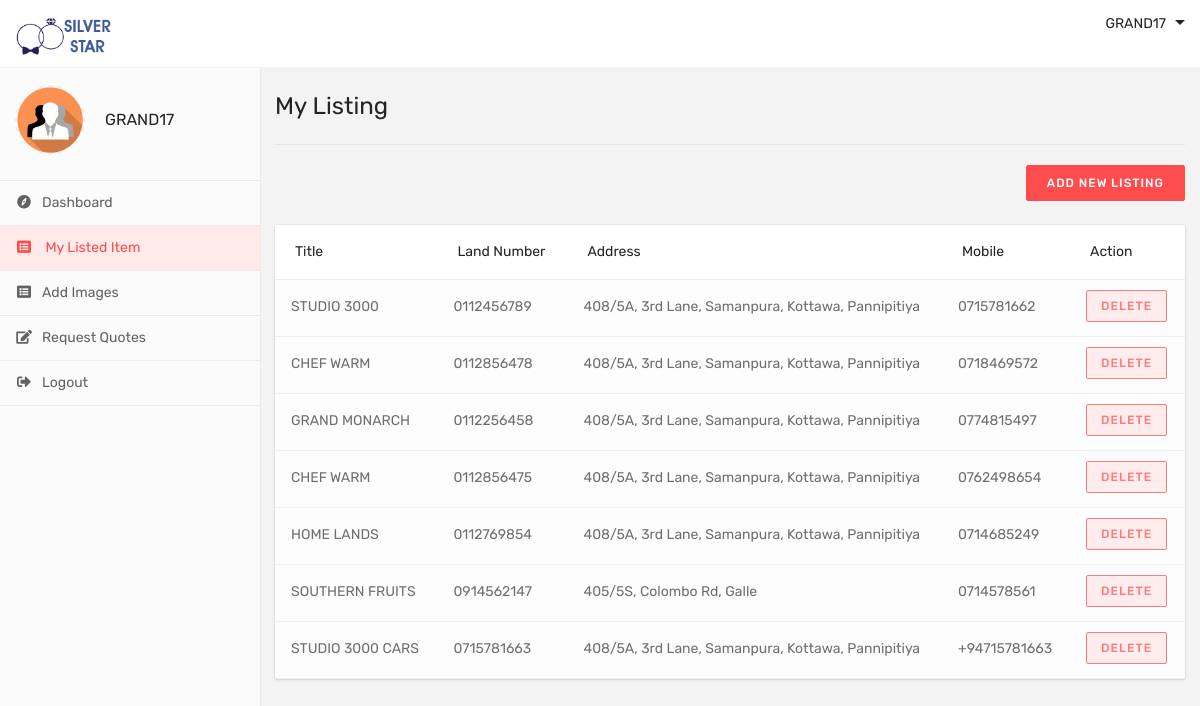
The page /vendor-dashboard-listing.php (signed in) on the database its author committed.
### tables this page shows
CREATE TABLE `newlisting` (
  `idnewlisting` int(10) UNSIGNED NOT NULL,
  `title` varchar(255) NOT NULL,
  `tel` varchar(45) NOT NULL,
  `address` longtext NOT NULL,
  `web` longtext NOT NULL,
  `descripton` longtext NOT NULL,
  `lat` varchar(45) NOT NULL,
  `longtitude` varchar(45) NOT NULL,
  `imageven` varchar(255) NOT NULL,
  `videolink` varchar(255) NOT NULL,
  `fb` varchar(255) NOT NULL,
  `twt` varchar(255) NOT NULL,
  `insta` varchar(255) NOT NULL,
  `regdate` varchar(45) NOT NULL,
  `approveflag` varchar(45) NOT NULL,
  `delflag` varchar(45) NOT NULL,
  `venid` varchar(45) NOT NULL,
  `mobileno` varchar(45) NOT NULL,
  `topflag` varchar(45) NOT NULL
);

### vendor-dashboard-listing.php (the view, shortened to what this page needs)
<!DOCTYPE html>
<html lang="en">
<head>
    <link href="css/bootstrap.min.css" rel="stylesheet">
    <link href="fontawesome/css/fontawesome-all.css" rel="stylesheet">
    <link href="fontello/css/fontello.css" rel="stylesheet">
    <link href="css/style.css" rel="stylesheet">
     <link rel="stylesheet" type="text/css" href="css/offcanvas.css">
</head>
<body class="body-bg">
    <div class="dashboard-header">
        <div class="container-fluid">
            <div class="row">
                <div class="col-xl-10 col-lg-10 col-md-8 col-sm-12 col-6">
                    <div class="header-logo">
                        <a href="index.php"><img src="images/logo1.png" style="width: 10%; height: 10%;" alt="Silver Star"></a>
                    </div>
                </div>
                <div class="col-xl-2 col-lg-2 text-right col-md-4 col-sm-12 col-6">
                    <div class="user-vendor">
                        <div class="dropdown">
                            <a class="dropdown-toggle" id="dropdownMenuButton" href="#" data-toggle="dropdown" aria-haspopup="true" aria-expanded="false">
                           <span class="user-icon"> <img src="" alt="" class="rounded-circle mb10"></span><span class="user-vendor-name"><?php echo $_SESSION["busname"]?></span>
                        </a>
                        </div>
                    </div>
                </div>
            </div>
        </div>
    </div>
    <div class="dashboard-wrapper">
        <div class="dashboard-sidebar offcanvas-collapse">
            <div class="vendor-user-profile" style="margin-top:10px;">
                <div class="vendor-profile-img">
                    <img src="./images/user-icon2.jpeg" alt="" class="rounded-circle"></div>
                <h2 class="vendor-profile-name" style="margin-top:20px;"><?php echo $_SESSION["busname"]?></h2>
            </div>
            <div class="dashboard-nav">
                <ul class="list-unstyled">
                    <li><a href="vendor-dashboard-overview.php"><span class="dash-nav-icon"><i class="fas fa-compass"></i></span>Dashboard</a></li>
                    <li class="active"><a href="vendor-dashboard-listing.php"><span class="dash-nav-icon"><i class="fas fa-list-alt"></i> </span> My Listed Item </a></li>
                    <li><a href="vendor-dashboard-add-images.php"><span class="dash-nav-icon"><i class="fas fa-list-alt"></i> </span>Add Images</a>
                    <li><a href="vendor-dashboard-request-quote.php"><span class="dash-nav-icon"><i class="fas fa-edit"></i></span>Request Quotes</a></li>
                    <li><a href="controller/logout.php"><span class="dash-nav-icon"><i class="fas fa-sign-out-alt"></i></span>Logout</a></li>
                </ul>
            </div>
        </div>
        <div class="dashboard-content">
            <div class="container">
                <div class="row">
                    <div class="col-xl-12 col-lg-12 col-md-12 col-sm-12 col-12">
                        <div class="dashboard-page-header">
                            <h3 class="dashboard-page-title">My Listing</h3>
                        </div>
                    </div>
                </div>
                <div class="row">
                    <div class="col-xl-12 col-lg-12 col-md-12 col-sm-12 col-12 text-right mb20">
                        <a href="vendor-dashboard-add-listing.php" class="btn btn-default btn-sm">add new Listing</a>
                    </div>
                </div>
                <div class="card request-list-table table-responsive">
                            <table class="table">
                                <thead>
                                    <tr>
                                        <th>Title</th>
                                        <th>Land Number</th>
                                        <th>Address</th>
                                        <th>Mobile</th>
                                        <th>Action</th>
                                    </tr>
                                </thead>
                                <tbody>
                                     <?php
                                        include "admin/connection/DB.php";
                                        $resultsetGetList = mysqli_query($connection, "SELECT * FROM newlisting WHERE approveflag='1' AND venid='".$_SESSION["vendorID"]."' AND delflag='0'");
                                        while ($row = mysqli_fetch_row($resultsetGetList)) {
                                    ?>
                                    <tr>
                                        <td class="requester-name"><?php echo $row[1];?></td>
                                        <td class="wedding-date"><?php echo $row[2];?></td>
                                        <td class="requester-id"><?php echo $row[3];?></td>
                                        <td class="requester-phone"><?php echo $row[17];?></td>
                                        <td class="requester-action"><a href=controller/deletelisting.php?id=<?php echo $row[0];?> class="btn btn-outline-pink btn-xs ">Delete</a></td>
                                    </tr>
                                <?php } ?>
                                </tbody>
                            </table>
                        </div>
            </div>
        </div>
    </div>
</body>
</html>

### css/offcanvas.css (style rules this page uses)
html, body { overflow-x: hidden; }

### rows shown on the page
newlisting: title "STUDIO 3000", tel "0112456789", address "408/5A, 3rd Lane, Samanpura, Kottawa, Pannipitiya", mobileno "0715781662"
newlisting: title "CHEF WARM", tel "0112856478", address "408/5A, 3rd Lane, Samanpura, Kottawa, Pannipitiya", mobileno "0718469572"
newlisting: title "GRAND MONARCH", tel "0112256458", address "408/5A, 3rd Lane, Samanpura, Kottawa, Pannipitiya", mobileno "0774815497"
newlisting: title "CHEF WARM", tel "0112856475", address "408/5A, 3rd Lane, Samanpura, Kottawa, Pannipitiya", mobileno "0762498654"
newlisting: title "HOME LANDS", tel "0112769854", address "408/5A, 3rd Lane, Samanpura, Kottawa, Pannipitiya", mobileno "0714685249"
newlisting: title "SOUTHERN FRUITS", tel "0914562147", address "405/5S, Colombo Rd, Galle", mobileno "0714578561"
newlisting: title "STUDIO 3000 CARS", tel "0715781663", address "408/5A, 3rd Lane, Samanpura, Kottawa, Pannipitiya", mobileno "+94715781663"

### other values the page prints
$_SESSION["busname"] "GRAND17"
